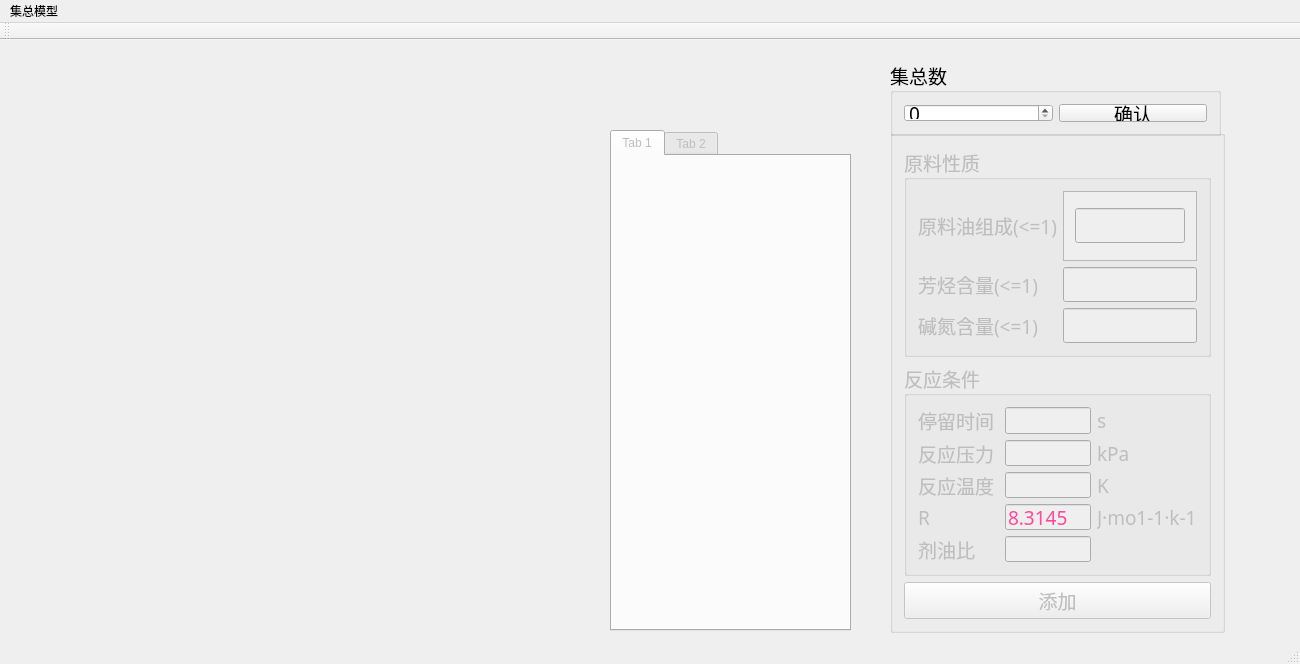
<?xml version="1.0" encoding="UTF-8"?>
<ui version="4.0">
 <class>MainWindow</class>
 <widget class="QMainWindow" name="MainWindow">
  <property name="geometry">
   <rect>
    <x>0</x>
    <y>0</y>
    <width>1300</width>
    <height>664</height>
   </rect>
  </property>
  <property name="windowTitle">
   <string>集总计算软件</string>
  </property>
  <property name="windowIcon">
   <iconset>
    <normaloff>static/imgs/title.ico</normaloff>static/imgs/title.ico</iconset>
  </property>
  <widget class="QWidget" name="centralWidget">
   <widget class="QGroupBox" name="groupBox">
    <property name="enabled">
     <bool>false</bool>
    </property>
    <property name="geometry">
     <rect>
      <x>890</x>
      <y>90</y>
      <width>335</width>
      <height>503</height>
     </rect>
    </property>
    <property name="font">
     <font>
      <family>Trebuchet MS</family>
      <pointsize>14</pointsize>
     </font>
    </property>
    <property name="title">
     <string/>
    </property>
    <layout class="QVBoxLayout" name="verticalLayout">
     <item>
      <widget class="QGroupBox" name="input_2">
       <property name="title">
        <string>原料性质</string>
       </property>
       <layout class="QGridLayout" name="gridLayout_2">
        <item row="2" column="2" colspan="2">
         <widget class="QLineEdit" name="w_aro">
          <property name="styleSheet">
           <string notr="true">color:rgb(255, 73, 155);</string>
          </property>
         </widget>
        </item>
        <item row="1" column="2" colspan="2">
         <widget class="QLineEdit" name="w_nitro">
          <property name="styleSheet">
           <string notr="true">color:rgb(255, 73, 155);</string>
          </property>
         </widget>
        </item>
        <item row="0" column="2" colspan="2">
         <widget class="QScrollArea" name="scrollArea">
          <property name="styleSheet">
           <string notr="true">color:rgb(255, 73, 155);</string>
          </property>
          <property name="widgetResizable">
           <bool>true</bool>
          </property>
          <widget class="QWidget" name="scrollAreaWidgetContents">
           <property name="geometry">
            <rect>
             <x>0</x>
             <y>0</y>
             <width>148</width>
             <height>103</height>
            </rect>
           </property>
           <layout class="QGridLayout" name="gridLayout_3">
            <item row="0" column="0">
             <widget class="QLineEdit" name="lineEdit_14">
              <property name="enabled">
               <bool>false</bool>
              </property>
             </widget>
            </item>
           </layout>
          </widget>
         </widget>
        </item>
        <item row="1" column="0">
         <widget class="QLabel" name="label_14">
          <property name="text">
           <string>芳烃含量(&lt;=1)</string>
          </property>
         </widget>
        </item>
        <item row="2" column="0">
         <widget class="QLabel" name="label_21">
          <property name="text">
           <string>碱氮含量(&lt;=1)</string>
          </property>
         </widget>
        </item>
        <item row="0" column="0">
         <widget class="QLabel" name="label_9">
          <property name="text">
           <string>原料油组成(&lt;=1)</string>
          </property>
         </widget>
        </item>
       </layout>
      </widget>
     </item>
     <item>
      <widget class="QGroupBox" name="input">
       <property name="title">
        <string>反应条件</string>
       </property>
       <layout class="QGridLayout" name="gridLayout">
        <item row="7" column="0" colspan="2">
         <widget class="QLabel" name="label_6">
          <property name="text">
           <string>剂油比</string>
          </property>
         </widget>
        </item>
        <item row="7" column="2" colspan="2">
         <widget class="QLineEdit" name="r_oil">
          <property name="styleSheet">
           <string notr="true">color:rgb(255, 73, 155);</string>
          </property>
         </widget>
        </item>
        <item row="0" column="2" colspan="2">
         <widget class="QLineEdit" name="t_resid">
          <property name="styleSheet">
           <string notr="true">color:rgb(255, 73, 155);</string>
          </property>
         </widget>
        </item>
        <item row="0" column="4">
         <widget class="QLabel" name="label_8">
          <property name="text">
           <string>s</string>
          </property>
         </widget>
        </item>
        <item row="1" column="0" colspan="2">
         <widget class="QLabel" name="label_3">
          <property name="text">
           <string>反应压力</string>
          </property>
         </widget>
        </item>
        <item row="1" column="2" colspan="2">
         <widget class="QLineEdit" name="p">
          <property name="styleSheet">
           <string notr="true">color:rgb(255, 73, 155);</string>
          </property>
         </widget>
        </item>
        <item row="1" column="4">
         <widget class="QLabel" name="label_10">
          <property name="text">
           <string>kPa</string>
          </property>
         </widget>
        </item>
        <item row="2" column="0" colspan="2">
         <widget class="QLabel" name="label_5">
          <property name="text">
           <string>反应温度</string>
          </property>
         </widget>
        </item>
        <item row="2" column="2" colspan="2">
         <widget class="QLineEdit" name="t">
          <property name="styleSheet">
           <string notr="true">color:rgb(255, 73, 155);</string>
          </property>
         </widget>
        </item>
        <item row="2" column="4">
         <widget class="QLabel" name="label_11">
          <property name="text">
           <string>K</string>
          </property>
         </widget>
        </item>
        <item row="4" column="0">
         <widget class="QLabel" name="label_4">
          <property name="text">
           <string>R</string>
          </property>
         </widget>
        </item>
        <item row="4" column="4">
         <widget class="QLabel" name="label_12">
          <property name="text">
           <string>J·mo1-1·k-1</string>
          </property>
         </widget>
        </item>
        <item row="4" column="2" colspan="2">
         <widget class="QLineEdit" name="R">
          <property name="styleSheet">
           <string notr="true">color:rgb(255, 73, 155);</string>
          </property>
          <property name="text">
           <string>8.3145</string>
          </property>
         </widget>
        </item>
        <item row="0" column="0" colspan="2">
         <widget class="QLabel" name="label">
          <property name="text">
           <string>停留时间 </string>
          </property>
         </widget>
        </item>
       </layout>
      </widget>
     </item>
     <item>
      <widget class="QPushButton" name="add">
       <property name="cursor">
        <cursorShape>PointingHandCursor</cursorShape>
       </property>
       <property name="text">
        <string>添加</string>
       </property>
      </widget>
     </item>
    </layout>
   </widget>
   <widget class="QTabWidget" name="tabWidget">
    <property name="enabled">
     <bool>false</bool>
    </property>
    <property name="geometry">
     <rect>
      <x>610</x>
      <y>90</y>
      <width>241</width>
      <height>501</height>
     </rect>
    </property>
    <widget class="QWidget" name="tab">
     <attribute name="title">
      <string>Tab 1</string>
     </attribute>
    </widget>
    <widget class="QWidget" name="tab_2">
     <attribute name="title">
      <string>Tab 2</string>
     </attribute>
    </widget>
   </widget>
   <widget class="QGroupBox" name="groupBox_2">
    <property name="geometry">
     <rect>
      <x>890</x>
      <y>20</y>
      <width>331</width>
      <height>76</height>
     </rect>
    </property>
    <property name="font">
     <font>
      <family>Trebuchet MS</family>
      <pointsize>14</pointsize>
     </font>
    </property>
    <property name="title">
     <string>集总数</string>
    </property>
    <layout class="QGridLayout" name="gridLayout_4">
     <item row="0" column="1">
      <widget class="QPushButton" name="confirm_n">
       <property name="text">
        <string>确认</string>
       </property>
       <property name="autoDefault">
        <bool>true</bool>
       </property>
       <property name="default">
        <bool>false</bool>
       </property>
      </widget>
     </item>
     <item row="0" column="0">
      <widget class="QSpinBox" name="n"/>
     </item>
    </layout>
   </widget>
  </widget>
  <widget class="QMenuBar" name="menuBar">
   <property name="geometry">
    <rect>
     <x>0</x>
     <y>0</y>
     <width>1300</width>
     <height>23</height>
    </rect>
   </property>
   <widget class="QMenu" name="menu">
    <property name="title">
     <string>集总模型</string>
    </property>
   </widget>
   <addaction name="menu"/>
  </widget>
  <widget class="QToolBar" name="mainToolBar">
   <attribute name="toolBarArea">
    <enum>TopToolBarArea</enum>
   </attribute>
   <attribute name="toolBarBreak">
    <bool>false</bool>
   </attribute>
  </widget>
  <widget class="QStatusBar" name="statusBar"/>
 </widget>
 <layoutdefault spacing="6" margin="11"/>
 <resources/>
 <connections/>
</ui>
